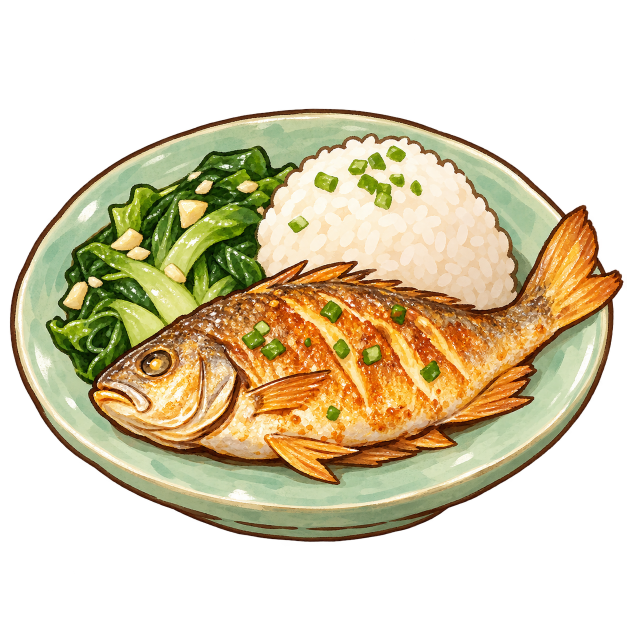
#> input picture 新建文件夹/煎鱼饭.png, 1254 x 1254 px (shown at 1/2 size)
$ python trace_d10.py '../新建文件夹/煎鱼饭.png'   (older library calls are emulated)
#> lines starting #> are read from the running program, lines starting #| are printed output that depends on the picture; after the words box and inside, x2 and y2 are one past the last pixel; in counts of white or black regions, pixels touching at a corner belong together
### WhiteModel/trace_common.py
"""Shared tools for tracing a dish's art into its model (勾勒), used by trace_d10.py and trace_d18.py (trace_d06.py and
trace_d23.py came first and carry their own): the art's camera, the dish's surface under the food, cutting the art
into pieces, their colours, and each piece as a surface over its outline in the art, so that from the art's camera
it covers exactly what the art paints, its 3D shape a rounded mound (lying) or a rounded lens (standing).
"""
import heapq
import json
import math
import os
import subprocess
import tempfile

import cv2
import numpy as np
from PIL import Image, ImageDraw, ImageFont

HERE = os.path.dirname(os.path.abspath(__file__))
u8 = lambda m: m.astype(np.uint8)
disk = lambda r: cv2.getStructuringElement(cv2.MORPH_ELLIPSE, (2 * r + 1, 2 * r + 1))


# [5 lines left out: function fill_holes, not called in this run]


def largest(m):
    n, cc, st, _ = cv2.connectedComponentsWithStats(u8(m))
    return cc == 1 + np.argmax(st[1:, cv2.CC_STAT_AREA]) if n > 1 else m.astype(bool)


class Camera:
    """The art as an orthographic view from straight in front, `el` degrees up, k px a metre, the world's origin
    at the art pixel (u0, v0): X = u0 + k·x, Y = v0 - k·(y·sin el + z·cos el)."""

    def __init__(self, el, k, u0, v0):
        self.el, self.k, self.u0, self.v0 = el, k, u0, v0
        self.se, self.ce = math.sin(math.radians(el)), math.cos(math.radians(el))
        self.toward = np.array([0.0, -self.ce, self.se])        # from the food towards the camera
        self.away = -self.toward

    def project(self, x, y, z):
        return (self.u0 + self.k * np.asarray(x),
                self.v0 - self.k * (np.asarray(y) * self.se + np.asarray(z) * self.ce))

    # [5 lines left out: function on_ray, not called in this run]

    def depth(self, P):
        P = np.asarray(P)
        return P[..., 1] * self.ce - P[..., 2] * self.se

    # [28 lines left out: functions plane_depth, backproject, not called in this run]


class Grid:
    """Heights over a world grid (x, y), step metres apart, sampled bilinearly."""

    def __init__(self, z, x0, y0, step):
        self.z, self.x0, self.y0, self.step = z, x0, y0, step

    # [9 lines left out: function __call__, not called in this run]

    def xy(self):
        n_y, n_x = self.z.shape
        return np.meshgrid(self.x0 + np.arange(n_x) * self.step, self.y0 + np.arange(n_y) * self.step)

    # [62 lines left out: functions top_of, dish_mesh, not called in this run]


# ------------------------------------------------------------------ cutting the art into pieces

def flood(markers, elev):
    """A priority flood from the markers (> 0) over the elevation, lowest first: each pixel takes the label of the
    neighbour it is reached from. Pixels outside every region keep 0 where markers are -1."""
    H, W = markers.shape
    lab = markers.copy()
    ys, xs = np.nonzero(lab > 0)
    hq = [(float(elev[y, x]), int(y), int(x)) for y, x in zip(ys, xs)]
    heapq.heapify(hq)
    while hq:
        e, y, x = heapq.heappop(hq)
        l = lab[y, x]
        for dy, dx in ((1, 0), (-1, 0), (0, 1), (0, -1)):
            yy, xx = y + dy, x + dx
            if 0 <= yy < H and 0 <= xx < W and lab[yy, xx] == 0:
                lab[yy, xx] = l
                heapq.heappush(hq, (max(float(elev[yy, xx]), e), yy, xx))
    return lab


def seeded_pieces(rgb, zone, strokes, background, remove=None, ink=(0.45, 0.35), widths=(7, 9)):
    """A flood of the art seeded by `strokes` {piece number: [art pixels]} inside each piece and `background`
    [lines of art pixels] outside them, lowest ground first: the ground is the change of colour, and the art's ink
    lines (value under ink[0] and saturation over ink[1]) stand high as walls, crossed last, so that each piece's
    outline follows the line the art draws round it; what lies on top (`remove`, a mask) is painted out first.
    Returns the piece numbers per pixel (0 outside them)."""
    H, W = zone.shape
    hsv = cv2.cvtColor(rgb, cv2.COLOR_RGB2HSV_FULL).astype(np.float32)
    s, v = hsv[..., 1] / 255, hsv[..., 2] / 255
    img = rgb.copy()
    gone = np.zeros((H, W), bool) if remove is None else cv2.dilate(u8(remove), disk(3)).astype(bool)
    if gone.any():
        img = cv2.inpaint(rgb, u8(gone), 6, cv2.INPAINT_TELEA)
    lab_ = cv2.cvtColor(cv2.GaussianBlur(img, (0, 0), 1.0), cv2.COLOR_RGB2LAB).astype(np.float32)
    grad = sum(np.abs(cv2.Sobel(lab_[..., c], cv2.CV_32F, 1, 0)) + np.abs(cv2.Sobel(lab_[..., c], cv2.CV_32F, 0, 1))
               for c in range(3))
    wall = (v < ink[0]) & (s > ink[1]) & ~gone
    elev = grad + 2000.0 * cv2.GaussianBlur(wall.astype(np.float32), (0, 0), 1.5)
    mk = Image.new('I', (W, H), 0)
    d = ImageDraw.Draw(mk)
    for line in background:
        d.line(line, fill=1, width=widths[1])
    for pid, line in strokes.items():
        d.line(line, fill=pid + 1, width=widths[0])
        for x, y in line:
            d.ellipse((x - 5, y - 5, x + 5, y + 5), fill=pid + 1)
    markers = np.asarray(mk, np.int32).copy()
    markers[~zone] = 1
    if remove is not None:
        markers[remove & (markers > 1)] = 0
    lab = flood(markers, elev)
    lab[~zone] = 1
    return np.where(lab > 1, lab - 1, 0)


# [535 lines left out: functions split, grow, posterize, paint_channels, blobs, raster and 15 more, not called in this run]

### WhiteModel/trace_d10.py
"""Traces 煎鱼饭's art (新建文件夹/煎鱼饭.png) for D10, so that its fish, rice and greens are modelled 1:1 (勾勒): writes
food_models/traced_D10.json and the colours of the pieces food_models/traced_D10_paint.npz, which plates.jianyu_fan
builds the dish from, and a tracing sheet.

    python WhiteModel/trace_d10.py [--sheet <out.png>]

1. The art's camera: fitted so that the dish jianyu_fan built before covered the art's silhouette best (IoU 0.968).
   The plate's inside, under the food, is read off the plate jianyu_fan builds (DISH, built by Blender).
2. The pieces: a watershed of the art seeded by strokes inside each (STROKES, read off the art by eye) and on the
   plate round them (PLATE), its ink lines made walls, the scallion and garlic on top painted out first: the fish's
   body with its head, its dorsal, pectoral, pelvic and anal fins and its tail, the rice and the greens.
3. Their colours, as a painter would block them in: the fish's back browned and its belly pale (tinted in softly
   from its back down to its belly), its score cuts cream edged with gold (the art's palest flesh, drawn out along
   the cuts), the lines the art draws on its head (its gill cover's arcs, its mouth, its jaw: long strokes darker than
   round about) and its fins' rays; its eye an ellipse as the art draws it, a dark rim round a golden ring and an
   olive middle with a golden heart; the greens' pale stalks and darkest leaves. jianyu_fan paints each onto the
   pieces, whose meshes have vertices along every colour's edge (contour_points), so that it runs where the art's
   does, and the art's ink line round each piece, thin, just inside its outline.
4. Each piece a surface over its outline, so that from the art's camera it covers exactly what the art paints: the
   rice and the greens lie on the plate as rounded mounds, the art's shading in relief (the grains, the folds of the
   leaves); the fish's body lies on its side on the plate, its outline at its middle's height and its flank rounded
   up to the eye, closed underneath down to the plate; its fins and tail stand up, thin rounded lenses facing the
   eye from where they join the body, and the pectoral fin lies on its flank.
5. The scallion on the fish and the rice and the garlic on the greens, each where the art has it, lying on top.
"""
import json
import os
import sys

import cv2
import numpy as np
from PIL import Image

from trace_common import (Camera, Grid, above, before, blobs, contour_points, dish_mesh, disk, fill_holes, largest,
                          lying, neighbours, on_top, outline_mesh, over, paint_channels, posterize, profile, raster,
                          seeded_pieces, shading_band, smooth_inner, standing, tracing_sheet, u8)

HERE = os.path.dirname(os.path.abspath(__file__))
ART = os.path.join(HERE, '..', '新建文件夹', '煎鱼饭.png')
DISH = "deep_plate(p, 0.115, 0.042, foot=0.7, floor=0.012, sx=0.913, n=40)"   # jianyu_fan's plate
OUT = os.path.join(HERE, 'food_models', 'traced_D10.json')
PAINT = os.path.join(HERE, 'food_models', 'traced_D10_paint.npz')
CAM = Camera(36.22, 5625.9, 619.1, 814.3)          # (1)

# (2) the pieces, built in this order: name, kind, strokes inside it (art pixels)
PIECES = [
    ('rice', 'rice', [(620, 340), (700, 330), (800, 330), (900, 400), (950, 480), (700, 470), (600, 500), (860, 540)]),
    ('greens', 'greens', [(150, 600), (250, 500), (350, 450), (450, 400), (200, 420), (300, 360), (480, 330),
                          (120, 650), (400, 560), (470, 520), (500, 505)]),
    ('fish', 'body', [(235, 800), (260, 760), (330, 730), (420, 720), (520, 690), (640, 670), (760, 655), (880, 650),
                      (980, 650), (1030, 650), (420, 835), (520, 845), (700, 822), (800, 805), (900, 770), (980, 720)]),
    ('eye', 'eye', [(318, 732), (324, 728)]),
    ('dorsal', 'fin', [(560, 556), (620, 548), (680, 552), (740, 562), (800, 574), (860, 584)]),
    ('tail', 'fin', [(1075, 600), (1110, 520), (1150, 470), (1170, 580), (1200, 560), (1110, 650)]),
    ('pelvic', 'fin', [(560, 890), (600, 910), (640, 935), (668, 950)]),
    ('anal', 'fin', [(720, 900), (780, 905), (840, 897), (880, 885)]),
    ('anal2', 'fin', [(920, 822), (980, 816), (1040, 806)]),
    ('pectoral', 'flap', [(500, 782), (560, 768), (620, 756)]),
]
PLATE = [[(30, 600), (40, 700), (60, 780)], [(115, 740), (140, 800), (160, 860)],
         [(70, 420), (90, 560), (80, 700)], [(120, 330), (200, 290), (300, 268)],
         [(170, 380), (230, 345), (290, 325), (360, 305)], [(420, 285), (445, 280)], [(100, 890), (160, 920)],
         [(90, 820), (150, 870)], [(70, 700), (85, 780)], [(60, 520), (75, 470)],
         [(250, 925), (500, 975), (800, 985), (1000, 940)], [(1100, 770), (1150, 830)], [(1185, 680), (1170, 760)],
         [(200, 300), (400, 245), (600, 235), (800, 235), (1000, 285)], [(1050, 380), (1100, 430)],
         [(1000, 470), (1020, 520)], [(470, 300), (500, 290)]]
# where each fin joins the body (art pixels): it stands in the plane through the body's surface there, facing the eye
ROOTS = {'dorsal': (700, 590), 'tail': (1040, 650), 'pelvic': (600, 872), 'anal': (790, 868), 'anal2': (930, 790)}
EYE = (306, 726), (35, 30), (310, 727), 11   # the fish's eye: its middle and half-widths (an ellipse, its dark rim
                                             # and all), and its golden middle's middle and radius (art pixels)
CUT_ANGLE = 55.0                          # the score cuts run down the flank this many degrees from level, in the art
CHANNELS = ['back', 'belly', 'gold', 'cream', 'dark', 'iris', 'ring', 'light', 'deep', 'band', 'shine', 'crisp']
# the fish's dark lines in the art, simplified to a few flat colours in clean shapes (posterize), as a painter would
# block them in: the orange crust, the grey-olive back, its gold and cream flesh and the dark lines
FISH_PALETTE = {'crust': (214, 118, 38), 'back': (160, 128, 76), 'gold': (240, 184, 92), 'cream': (247, 224, 172),
                'dark': (96, 48, 16)}
# (4) by kind: mesh spacing inside and along the outline (m), how high it rises (puff × its half-width, up to top),
# where its outline sits (edge, over its base), how far it leans to the eye, its relief, and its colours: what it is
# built in, what is painted on it in turn from which channel (the mesh has vertices along each colour's edge), and
# what is tinted into it softly (Part.tint: the back's grey and the belly's cream, shading in from its edges)
KINDS = {
    'rice': dict(gap=0.0065, gb=0.0045, puff=0.9, top=0.045, edge=0.0, tilt=0.15, relief=0.0018, mat='RiceGrain',
                 paint=[], tint=[]),
    'greens': dict(gap=0.0115, gb=0.0055, puff=0.9, top=0.028, edge=0.0, tilt=0.25, relief=0.004, mat='GreensMid',
                   paint=[('light', 'BokStalk'), ('deep', 'GreensDeep')], tint=[]),
    'body': dict(gap=0.011, gb=0.005, puff=0.9, top=0.013, edge=0.0, tilt=0.0, relief=0.0016, mat='PanFriedSkin',
                 paint=[('gold', 'FriedGold'), ('cream', 'FriedCut'), ('dark', 'FishInk')],
                 tint=[('back', '#a8642a', 0.6), ('belly', '#f6dcaa', 0.85), ('shine', '#ffe4a4', 0.55),
                       ('crisp', '#9a4412', 0.5)]),
    'eye': dict(gap=0.0022, gb=0.0016, puff=0.3, top=0.0006, edge=0.0003, tilt=0.0, relief=0.0, mat='EyeOlive',
                paint=[('band', 'FriedGold'), ('iris', 'FishIris'), ('ring', 'FishEye')], tint=[]),
    'fin': dict(gap=0.01, gb=0.005, puff=0.5, top=0.0022, edge=0.0, tilt=0.0, relief=0.0, mat='FriedFinOrange',
                paint=[('dark', 'FinRay')], tint=[]),
    'flap': dict(gap=0.008, gb=0.0045, puff=0.5, top=0.0025, edge=0.0008, tilt=0.0, relief=0.0, mat='FriedFinOrange',
                 paint=[('dark', 'FinRay')], tint=[]),
}
BODY_MID = 0.011            # the fish's outline sits this far over the plate: its middle, lying on its side
RING = 0.0006
INK = [0.5, 2.5]   # the art's ink line round a piece: full to, gone by (art pixels), inside its ring of vertices
# the fish's ink line, clear and dark as the art draws it round its body, fins and tail: full out to its first ring
# of vertices (3.4 px in), gone by the second (6.8 px)
FISH_RINGS, FISH_INK = (0.0006, 0.0012), [3.5, 3.0]


# [78 lines left out: functions cut_bands, classes, not called in this run]


def main():
    sheet = sys.argv[sys.argv.index('--sheet') + 1] if '--sheet' in sys.argv else None
    rgba = np.asarray(Image.open(ART).convert('RGBA'))
#> rgba is the input picture: shape (1254, 1254, 4); mean R, G, B, A 94.1, 83.2, 53.9, 129.7
    rgb, alpha = np.ascontiguousarray(rgba[..., :3]), rgba[..., 3]
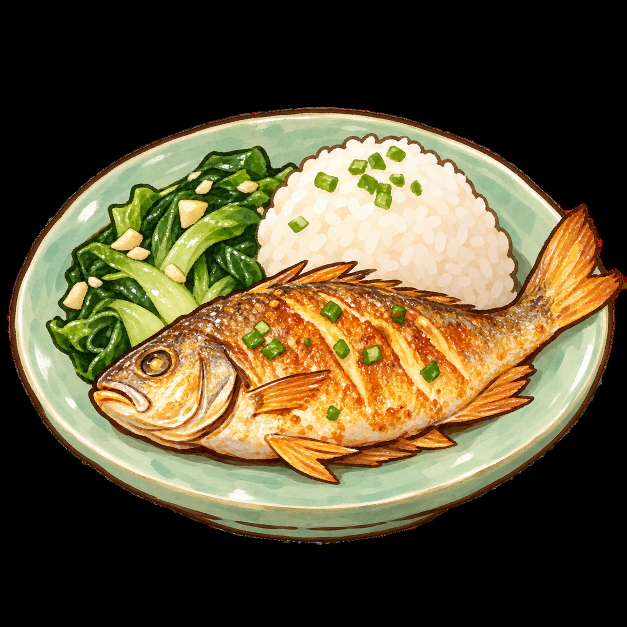
#> rgb: shape (1254, 1254, 3) (shown at 1/2 size); mean R, G, B 94.1, 83.2, 53.9
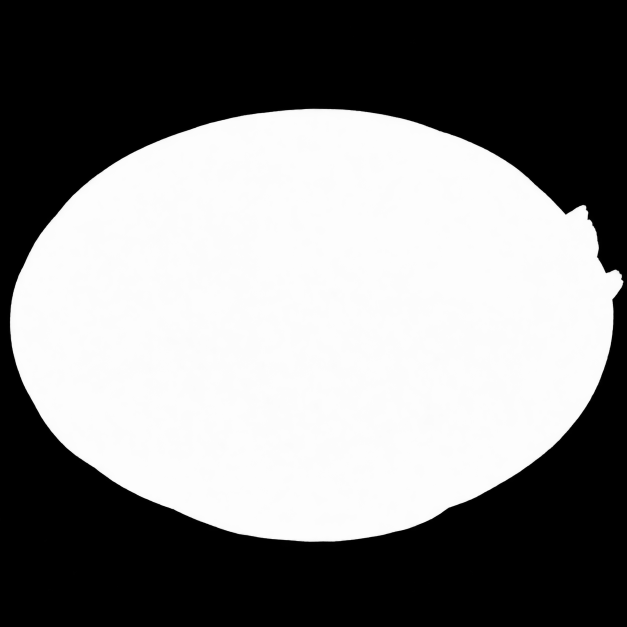
#> alpha: shape (1254, 1254) (shown at 1/2 size); min 0, max 255, mean 129.7
    H, W = alpha.shape
    hsv = cv2.cvtColor(rgb, cv2.COLOR_RGB2HSV_FULL).astype(np.float32)
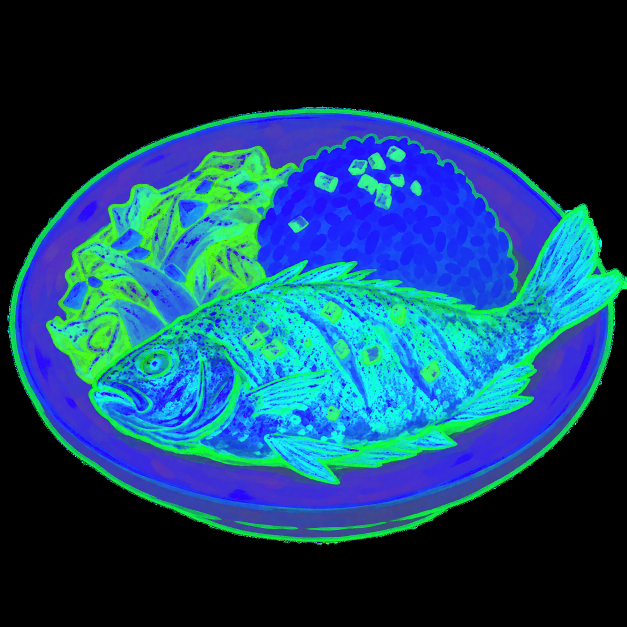
#> hsv: shape (1254, 1254, 3) float32 (shown at 1/2 size); mean R, G, B 19.9, 67.3, 98.3
    h, s, v = hsv[..., 0] * 360 / 256, hsv[..., 1] / 255, hsv[..., 2] / 255
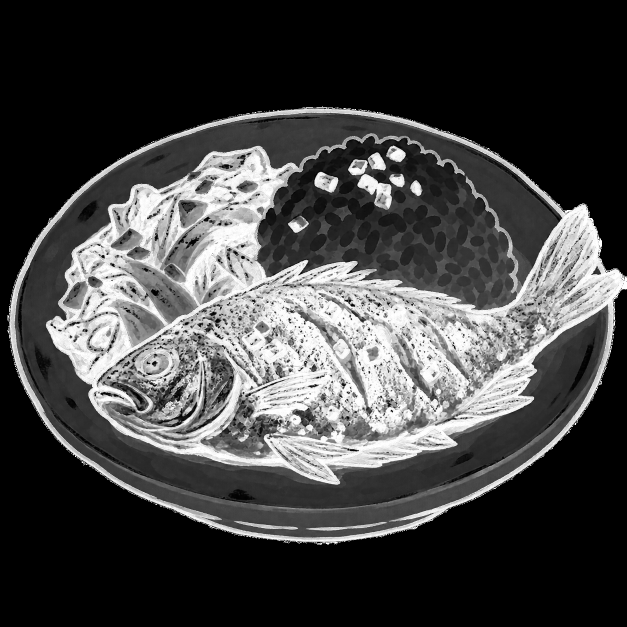
#> s: shape (1254, 1254) float32 (shown at 1/2 size); min 0, max 1, mean 0.264
    lum = rgb.astype(np.float32) @ np.array([0.3, 0.59, 0.11], np.float32)
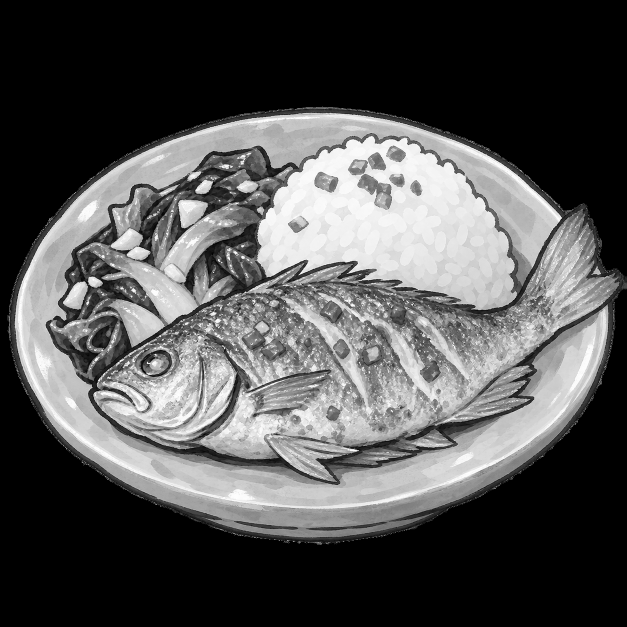
#> lum: shape (1254, 1254) float32 (shown at 1/2 size); min 0, max 255, mean 83.3
    zone = alpha > 128
#> zone: shape (1254, 1254) bool; 51.4% white; 1 black region, box (x1, y1, x2, y2) and area: (0, 0, 1254, 1254) 764873
    strokes = {i + 1: st for i, (_, _, st) in enumerate(PIECES)}
    # (2) a first cut finds the scallion and garlic on top; the second paints them out
    pieces = seeded_pieces(rgb, zone, strokes, PLATE)
#> in seeded_pieces, `lab_ = cv2.cvtColor(cv2.GaussianBlur(img, (0, 0), 1.0), cv2.COLOR_RGB2..`:
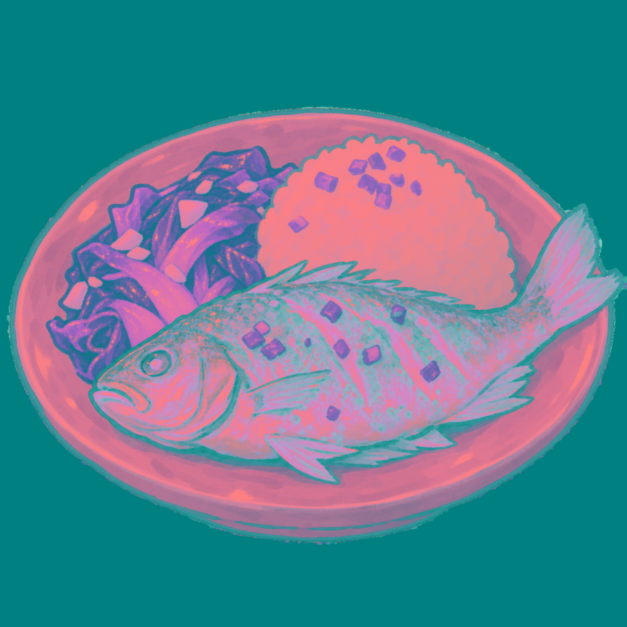
#> lab_: shape (1254, 1254, 3) float32 (shown at 1/2 size); mean R, G, B 88.1, 128.6, 144.5
#> in seeded_pieces, `wall = (v < ink[0]) & (s > ink[1]) & ~gone`:
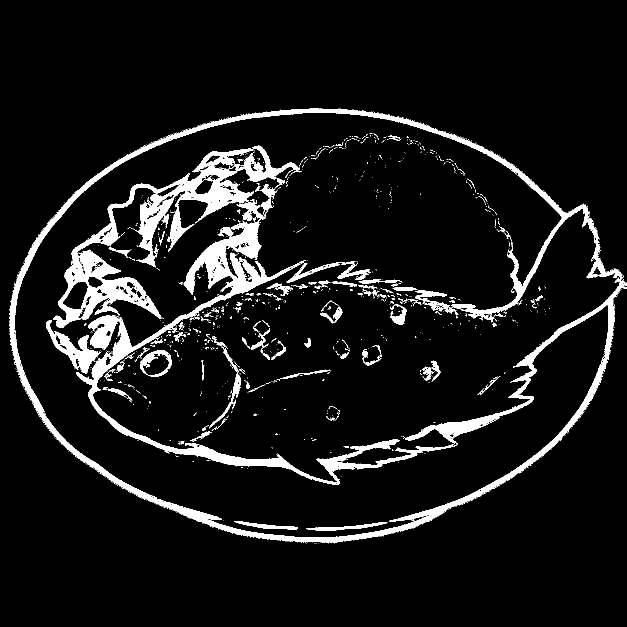
#> wall: shape (1254, 1254) bool (shown at 1/2 size); 8.3% white; 1186 white regions (1077 under 20 px), largest, box (x1, y1, x2, y2) and area: (18, 217, 1254, 1087) 107229, (92, 640, 203, 748) 3390, (573, 522, 739, 565) 1599
#> (the rest of the program and of its run is left out)
